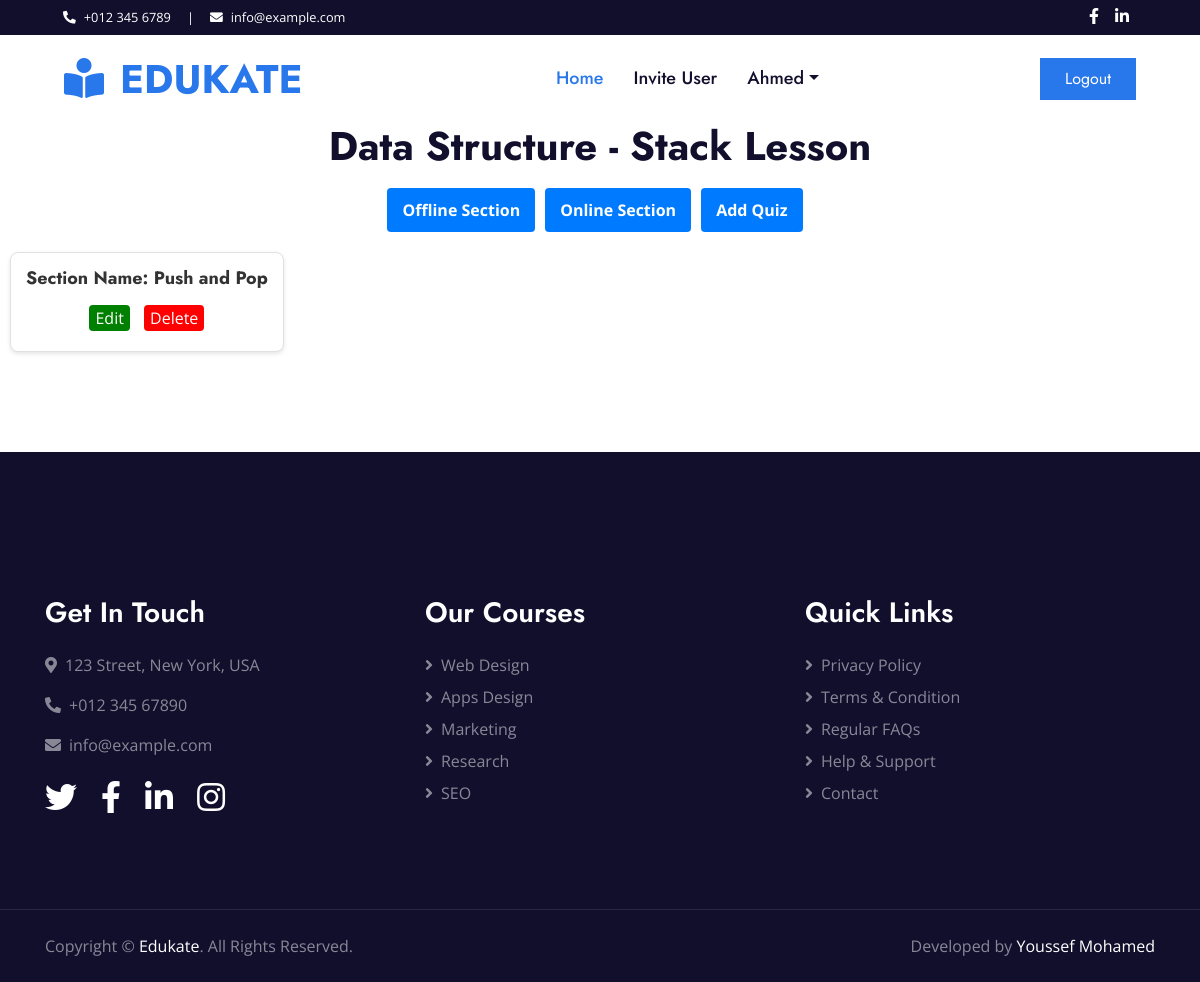
The app's page /instructor/new-section/33 (signed in), older data.
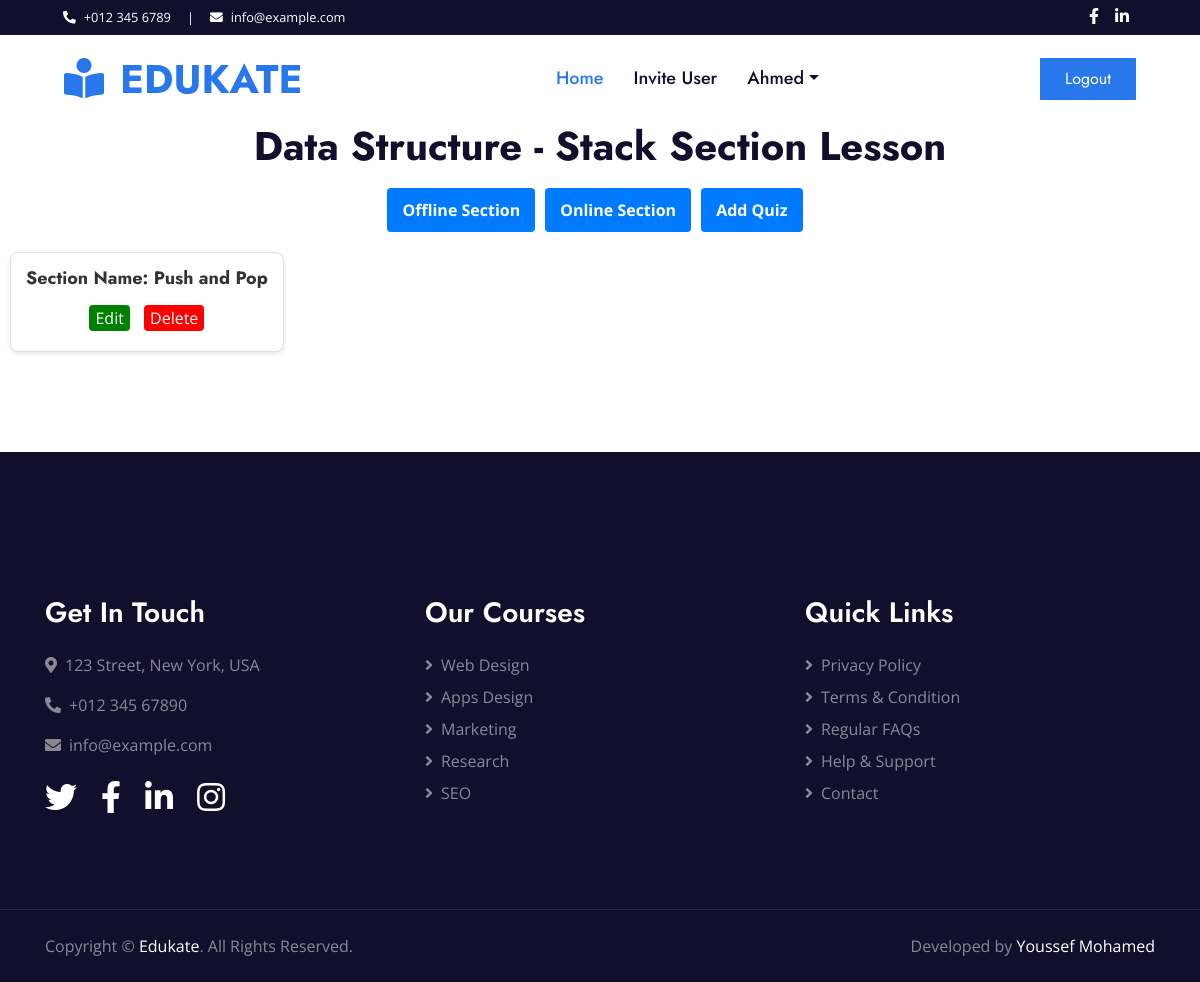
The same page, newer data.
### instructor/models.py (models this page shows, shortened)
class Lesson(models.Model):
    course = models.ForeignKey(Course, on_delete=models.CASCADE)
    name = models.CharField(max_length=50)
    content = models.TextField(max_length=1000)
    students = models.ManyToManyField(Student, through="StudentCourseAccess")

class Course(models.Model):
    instructor = models.ForeignKey(Instructor, on_delete=models.CASCADE)
    courseName = models.CharField(max_length=50)
    image = models.ImageField(upload_to='course_image/%Y/%m/%d/')
    description = models.TextField(max_length=500)
    Type = models.CharField(max_length=50)
    student_complete = models.ManyToManyField(Student, through="CompleteCourse")

### instructor/views/section_views.py (the view, shortened to what this page needs)
# urls.py: path('new-section/<int:id>', upload_section, name='upload_section'),
@login_required
@user_passes_test(lambda user: user.is_staff and not user.is_superuser and Instructor.objects.filter(staffuser=user).exists())
def upload_section(request, id):
    form = SectionForm()
    form2 = OnlineSectionForm()
    current_lesson = Lesson.objects.get(id=id)
    sections = Section.objects.filter(lesson = current_lesson)
    return render(request, 'upload_section.html', {'form':form, 'form2':form2, 'sections':sections, 'lesson':current_lesson})

### templates/upload_section.html (shortened to what this page needs)
{% extends 'base/base.html'%}
{% load static %}
{% block content%}
</head>
<body>
    <h1><a href="{% url 'upload_lesson' lesson.course.id %}" style="color: #120F2D;"> {{lesson.course.courseName}}</a> - {{lesson.name}} Lesson</h1>
    <div class="button-container">
        <button class= "addBtn" id="addLessonBtn">Offline Section</button>
        <button class= "addBtn" id="addLessonBtn2">Online Section</button>
        <a href="{% url 'create_quiz' lesson.id%}"><button class="addBtn" id="quizBtn">Add Quiz</button></a>
    </div>
    {% for section in sections %}
    <div class="lesson-container">
        <a href="{% url 'instructor_section' section.id%}"><h1 class="lesson-title">Section Name: {{ section.sectionName }}</h1></a>
        <a href="{% url 'edit_section' section.id %}"><button class="editLessonBtn" data-lesson-id="{{ lesson.id }}">Edit</button></a>
        <a href="{% url 'delete_section' section.id %}"><button id="red-button">Delete</button></a>
    </div>
    {% endfor %}
</body>
</html>
{% endblock %}

Row changes from the older to the newer data that the page shows:
changed Lesson "Data Structure": name "Stack" → "Stack Section"
